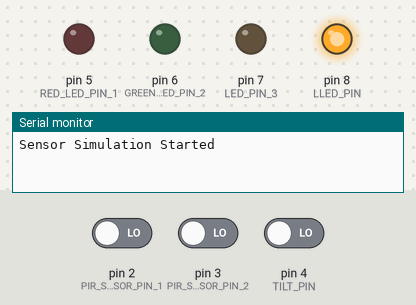
Simulated run of this sketch. Board: Arduino Uno, built with avr-gcc and run on an emulated ATmega328P. On the bench: output pins drawn as LEDs (lit = HIGH), the last lines printed to the serial monitor. The inputs (shaded band) are chosen by the test bench; at power-on: pin 2 (PIR_SENSOR_PIN_1) LOW, pin 4 (TILT_PIN) LOW, pin 3 (PIR_SENSOR_PIN_2) LOW.

Above: at 1.2 s.
1.3 s: pin 2 (PIR_SENSOR_PIN_1) driven HIGH
At 2.1 s:
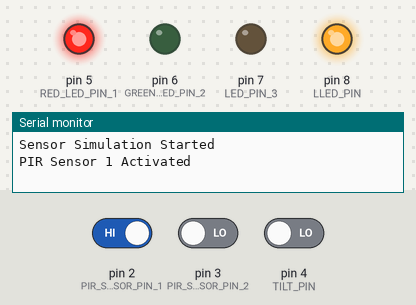
2.8 s: pin 4 (TILT_PIN) driven HIGH
At 3.3 s:
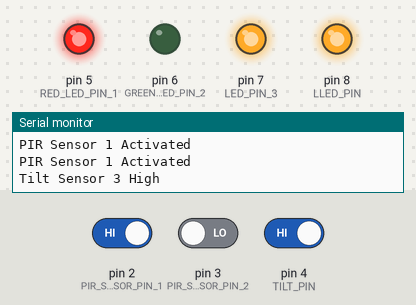
5.8 s: pin 3 (PIR_SENSOR_PIN_2) driven HIGH
At 6.9 s:
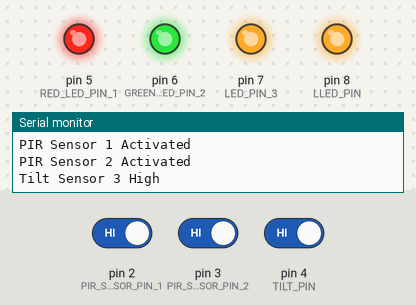
7.4 s: pin 2 (PIR_SENSOR_PIN_1) driven LOW
At 8.0 s:
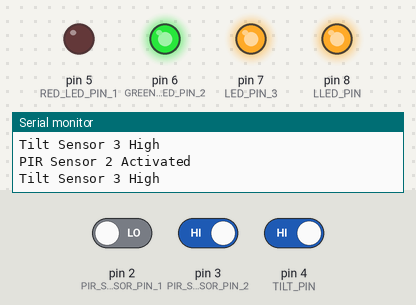
8.9 s: pin 3 (PIR_SENSOR_PIN_2) driven LOW
At 10.3 s:
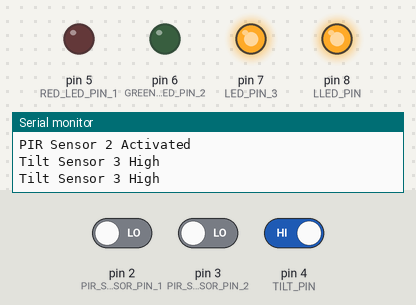
11.9 s: pin 4 (TILT_PIN) driven LOW
At 12.6 s:
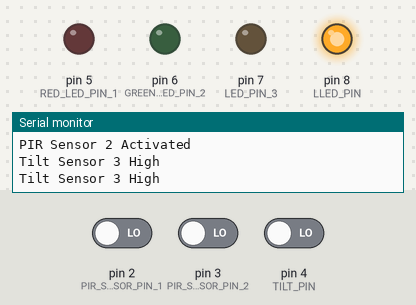
Timing chart, 0 to 14.4 s (numbered marks = the images above; inputs shaded):
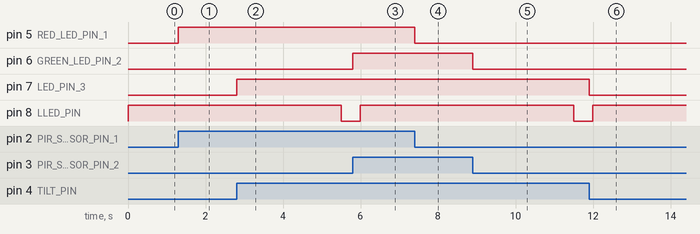

The sketch:

sketch_feb10a.ino
```cpp
#include <avr/io.h>             // Include AVR IO library
#include <avr/interrupt.h>      // Include AVR interrupt library

#define RED_LED_PIN_1 5         // Define pin number for red LED 1
#define GREEN_LED_PIN_2 6       // Define pin number for green LED 2
#define LED_PIN_3 7             // Define pin number for LED 3
#define PIR_SENSOR_PIN_1 2      // Define pin number for PIR sensor 1
#define PIR_SENSOR_PIN_2 3      // Define pin number for PIR sensor 2
#define TILT_PIN 4     // Define pin number for TILT sensor
#define LLED_PIN 8             // Define pin number for inbuilt LED

volatile bool LEDRunning = false;               // Flag to indicate if motor is running
volatile unsigned long LEDStartTime = 0;        // Time when motor started

void setup() {
  pinMode(RED_LED_PIN_1, OUTPUT);                      // Set LED pin 1 as output
  pinMode(GREEN_LED_PIN_2, OUTPUT);                      // Set LED pin 2 as output
  pinMode(LED_PIN_3, OUTPUT);                      // Set LED pin 3 as output
  pinMode(LLED_PIN, OUTPUT);                      // Set motor pin as output

  digitalWrite(RED_LED_PIN_1, LOW);                    // Turn off LED 1 initially
  digitalWrite(GREEN_LED_PIN_2, LOW);                    // Turn off LED 2 initially
  digitalWrite(LED_PIN_3, LOW);                    // Turn off LED 3 initially
  digitalWrite(LLED_PIN, LOW);                    // Turn off LED initially

  // Enable Pin Change Interrupt for PIR sensors
  PCICR |= (1 << PCIE2);                           // Enable Pin Change Interrupt Control Register 2
  PCMSK2 |= (1 << PCINT18) | (1 << PCINT19) | (1 << PCINT20); // Set mask for specific pins

  // Enable Timer Interrupt
  enableLEDInterrupt(500);                       // Enable LED interrupt with a period of 500 ms

  // Initialize Serial communication
  Serial.begin(9600);                              // Start serial communication with baud rate 9600
  Serial.println("Sensor Simulation Started");      // Print message indicating sensor simulation started
}

void loop() {
  // Your main loop code here
}

void enableLEDInterrupt(int milliseconds) {
  noInterrupts();                                   // Disable interrupts
  uint16_t ocrValue = (uint16_t)((F_CPU / 1024UL) * (milliseconds / 1000.0) - 1); // Calculate timer compare value
  TCCR1A = 0;                                       // Set Timer/Counter1 Control Register A to 0
  TCCR1B = 0;                                       // Set Timer/Counter1 Control Register B to 0
  TCNT1 = 0;                                        // Set Timer/Counter1 to 0

  OCR1A = ocrValue;                                // Set Output Compare Register A
  TCCR1B  |= (1 << WGM12);                        // Set Waveform Generation Mode 12
  TCCR1B  |= (1 << CS12) | (1 << CS10);           // Set Clock Select to prescaler of 1024
  TIMSK1 |= (1 << OCIE1A);                        // Enable Timer/Counter1 Output Compare A Match Interrupt
  interrupts();                                   // Enable interrupts
}

// Interrupt Service Routine for Pin Change Interrupt on PCINT2 vector
ISR(PCINT2_vect) {
  if (digitalRead(PIR_SENSOR_PIN_1) == HIGH) {                // If PIR sensor 1 is activated
    digitalWrite(RED_LED_PIN_1, HIGH);                             // Turn on LED 1
    Serial.println("PIR Sensor 1 Activated");                  // Print message indicating PIR sensor 1 activation
  } else {
    digitalWrite(RED_LED_PIN_1, LOW);                              // Turn off LED 1
  }

  if (digitalRead(PIR_SENSOR_PIN_2) == HIGH) {                // If PIR sensor 2 is activated
    digitalWrite(GREEN_LED_PIN_2, HIGH);                             // Turn on LED 2
    Serial.println("PIR Sensor 2 Activated");                  // Print message indicating PIR sensor 2 activation
  } else {
    digitalWrite(GREEN_LED_PIN_2, LOW);                              // Turn off LED 2
  }

  if (digitalRead(TILT_PIN) == HIGH) {              // If TILT sensor is activated
    digitalWrite(LED_PIN_3, HIGH);                             // Turn on LED 3
    Serial.println("Tilt Sensor 3 High");                      // Print message indicating TILT sensor activation
  } else {
    digitalWrite(LED_PIN_3, LOW);                              // Turn off LED 3
  }
}

// Interrupt Service Routine for Timer1 compare match interrupt
ISR(TIMER1_COMPA_vect) {
  if (!LEDRunning) {                               // If LED is not running
    digitalWrite(LLED_PIN, HIGH);                   // Turn on LED
    LEDRunning = true;                              // Set ED running flag to true
    LEDStartTime = millis();                        // Record the start time of LED operation
  } else {
    unsigned long elapsedTime = millis() - LEDStartTime; // Calculate elapsed time since LED started
    if (elapsedTime >= 5000) {                           // If 5 seconds have elapsed since LED started
      digitalWrite(LLED_PIN, LOW);                       // Turn off LED
      LEDRunning = false;                                // Set LED running flag to false
    }
  }
}
```

Measured:
- after the input at 1.3 s, pin 5 (RED_LED_PIN_1): LOW → HIGH at once
- after the input at 2.8 s, pin 7 (LED_PIN_3): LOW → HIGH at once
- after the input at 5.8 s, pin 6 (GREEN_LED_PIN_2): LOW → HIGH at once
- after the input at 7.4 s, pin 5 (RED_LED_PIN_1): HIGH → LOW at once
- after the input at 8.9 s, pin 6 (GREEN_LED_PIN_2): HIGH → LOW at once
- after the input at 11.9 s, pin 7 (LED_PIN_3): HIGH → LOW at once
